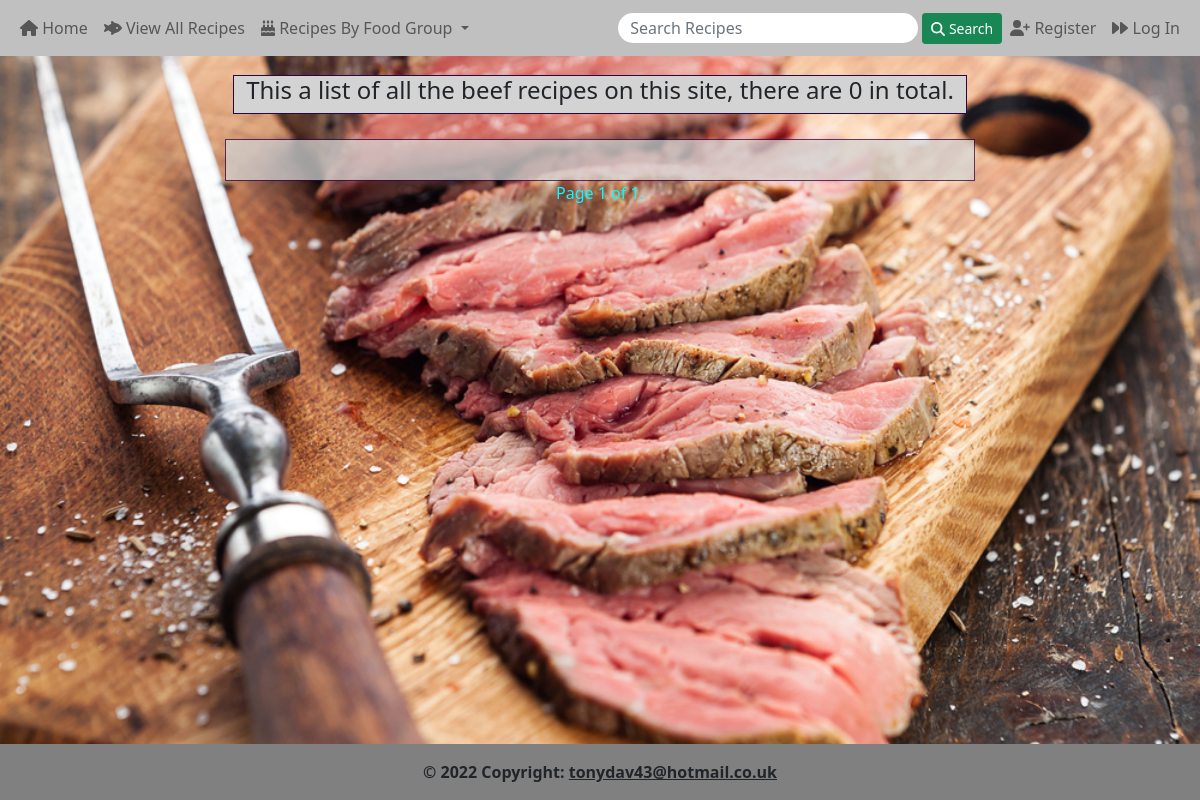
Page /recipes/beef/ on the earlier database version.
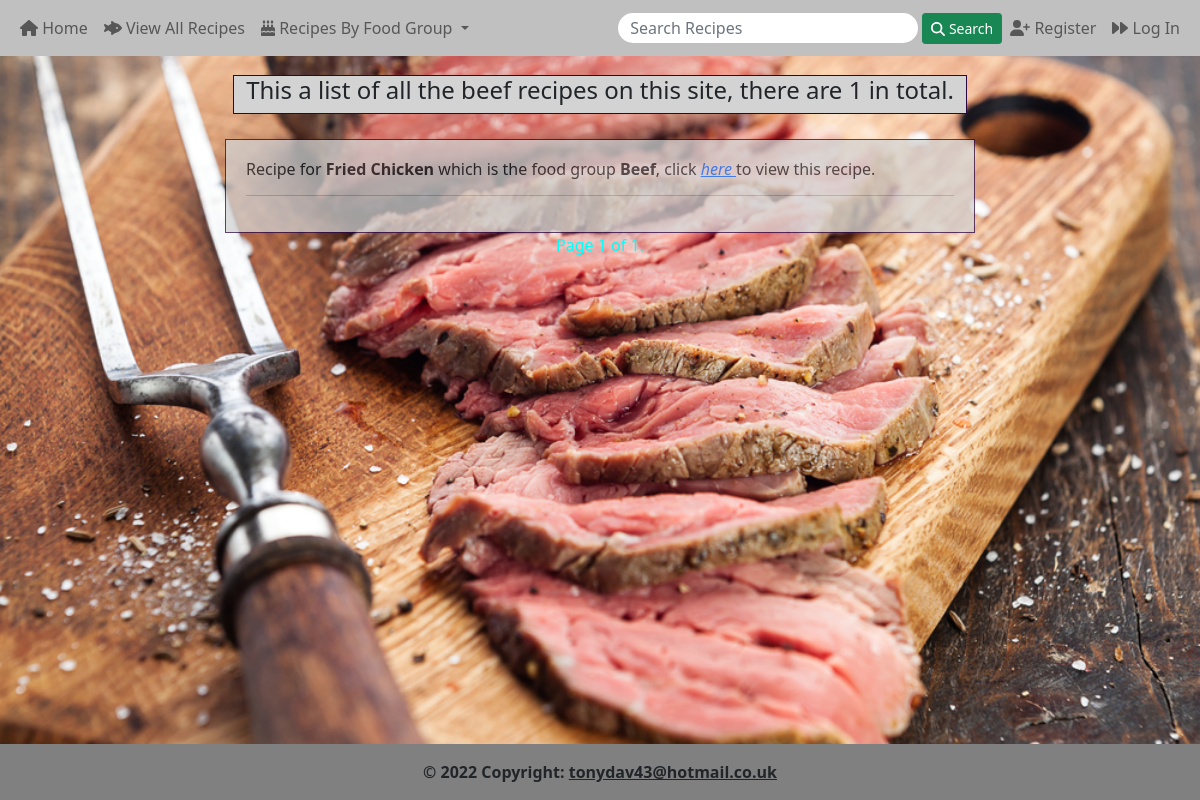
Same page on the later database version.
### recipes_app/models.py (models this page shows, shortened)
class Recipe(models.Model):
    author = models.ForeignKey(Account, null=True, on_delete=models.SET_NULL)
    slug = models.SlugField(max_length=155, null=True, unique=True)
    catagories = (
        ("Beef", "Beef"),
        ("Pork", "Pork"),
        ("Lamb", "Lamb"),
        ("Chicken", "Chicken"),
        ("Fish", "Fish"),
        ("Vegetable", "Vegetable"),
        ("Soup", "Soup"),
        ("Dessert", "Dessert"),
        ("Cake", "Cake"),
        ("Other", "Other"),
    )
    recipe_name = models.CharField("Recipe Name", max_length=150, help_text="Please enter a recipe name")
    recipe_country = CountryField("Country", help_text="Please select a country", default= "No country selected")
    recipe_food_group = models.CharField("Recipe Food Group", max_length=50, choices=catagories, help_text="Please select the food group from the dropdown menu")
    recipe_ingredients = models.TextField("Recipe Ingredients", max_length=5000, help_text="Please enter the ingredients and quantities to be used")
    recipe_instructions = models.TextField("Recipe Instructions", max_length=25000, help_text="Please enter the instructions for the recipe")
    recipe_notes = models.TextField("Recipe Notes", max_length=5000, help_text="Please enter any notes for the recipe", blank=True, default="There are currently no notes associated with this recipe")
    recipe_image = models.ImageField("Recipe Image", help_text="Please upload an image, a default image will be used if none selected", upload_to='images', blank=True, default='images/default.png', validators=[validate_image])
    recipe_timestamp = models.DateField(auto_now_add=True)
    recipe_updated = models.DateTimeField(auto_now=True)
    recipe_active = models.BooleanField(default=True)

### recipes_app/views.py (the view)
# urls.py: path('beef/', views.RecipeBeefListView.as_view(), name='beef'),
class RecipeBeefListView(ListView):
    model = Recipe
    template_name = 'recipes_app/beef_list.html'
    queryset = Recipe.objects.filter(recipe_food_group__icontains="Beef").order_by('-recipe_timestamp')
    context_object_name = 'beef_recipe_list'
    paginate_by = 12

### recipes_app/templates/recipes_app/beef_list.html (shortened to what this page needs)
{% extends 'base.html' %}
{% load static %}
{% block css %}
    <link rel="stylesheet" type="text/css" href="{% static 'css/food_group_list.css' %}">
{% endblock css %}
{% block content %}
<div class="container food-group-h4">
    <h4>This a list of all the beef recipes on this site, there are {{page_obj.paginator.count}} in total.</h4>
</div>
<div class="container div-list">
    <form class="form-food-group">
        {% for recipe in beef_recipe_list %}
        {% if recipe.recipe_food_group == "Beef" %}
        <h6>Recipe for <strong>{{ recipe.recipe_name }}</strong> which is the food group <strong>{{ recipe.recipe_food_group }}</strong>, click <a href="{% url 'recipes_app:detail' recipe.slug %}"><em>here </em></a>to view this recipe.</h6>
        <hr/>
        {% endif %}
        {% endfor %}
    </form>
</div>
<div class="pagination div-paginate">
    <span class="step-links">
        <span class="current">
            Page {{ page_obj.number }} of {{ page_obj.paginator.num_pages }}.
        </span>
    </span>
</div>
{% endblock content %}

Differences in the rows shown:
added Recipe: recipe_name "Fried Chicken", recipe_food_group "Beef"
Other differences:
{{ page_obj.paginator.count }}: "0" → "1"
